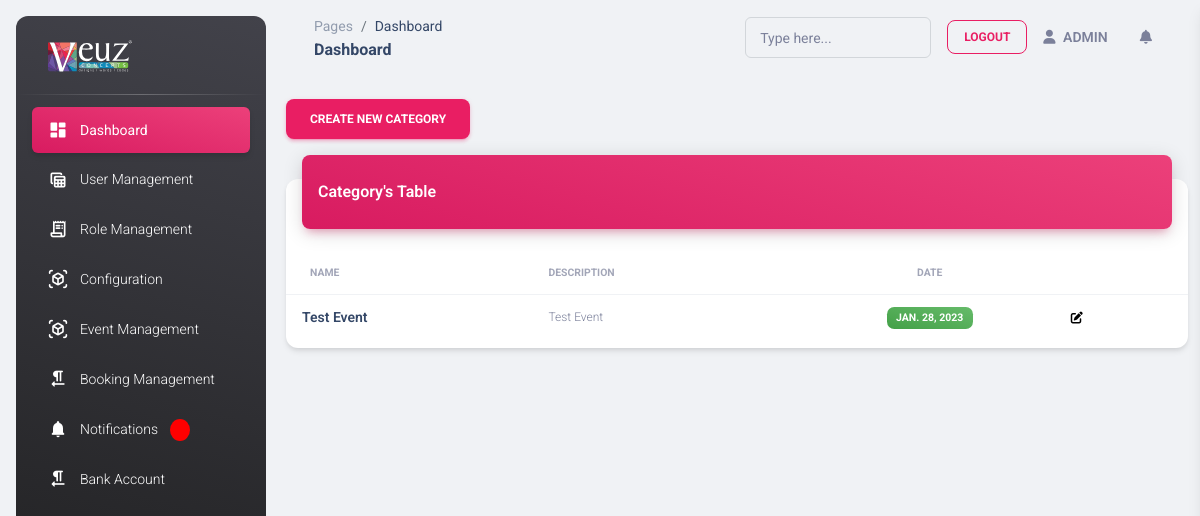
The app's page /category (signed in), older data.
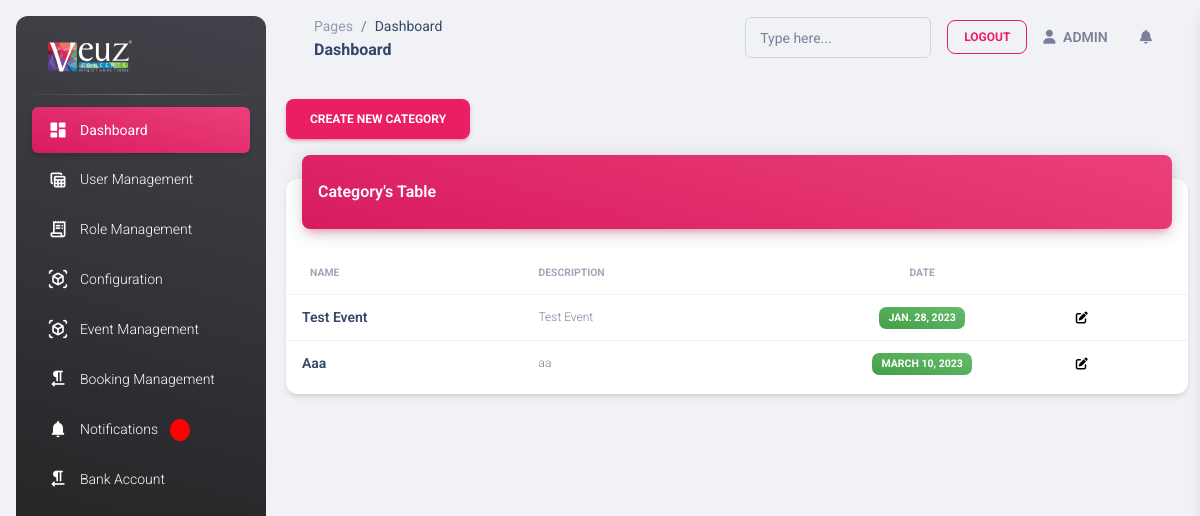
The same page, newer data.
### myapp/models.py (models this page shows)
class common(models.Model):  # COMM0N
    dt = models.DateField(auto_now=True)
    tm = models.TimeField(auto_now=True)
    updated = models.DateTimeField(default=timezone.now)
    status = models.CharField(max_length=255, null=True)
    created_by = models.ForeignKey(User,on_delete=models.CASCADE,related_name="%(app_label)s_%(class)s_ownership", null=True)
    class Meta:
        abstract = True

class event_Category(common):
    category_name = models.CharField(max_length=25,null=True)
    company_id = models.ForeignKey(company_Master,related_name='event_Category_company_id',null=True,on_delete=models.CASCADE)
    description = models.TextField(null=True)

### myapp/views.py (the view)
# urls.py: path('category',views.category,name='category'),
def category(request):
    auth_user  = User.objects.get(id=request.user.id)
    if auth_user.is_superuser == True:
        data = ''
    else:
        user_data = company_User.objects.get(auth_user=request.user)
        company_id = user_data.company_id.id
        data = event_Category.objects.filter(company_id_id=company_id)
    context = {
        'data':data
    }
    return render(request,'category.html',context)

### myapp/templatetags/nav.py (called while the page is built)
@register.filter(name='get_nav_name')
def get_nav_name(value,args):
    data = User.objects.get(id=value.id)
    return data.is_superuser

@register.filter(name='notification_count')
def notification_count(value,args):
    data = User.objects.get(id=value.id)
    if data.is_superuser == True:
        data = notification.objects.filter(read_status=False).count()
        return data
        pass
    return ''

### myapp/templates/category.html
{% extends 'base.html' %}
{% load static %}
{% block content %}
<a href="{% url 'create_category' %}">
    <button type="button" class="btn btn-primary" data-toggle="modal" data-target="#exampleModal">
        Create New Category
      </button>
</a>
<div class="row">
    <div class="col-12">
      <div class="card my-4">
        <div class="card-header p-0 position-relative mt-n4 mx-3 z-index-2">
          <div class="bg-gradient-primary shadow-primary border-radius-lg pt-4 pb-3">
            <h6 class="text-white text-capitalize ps-3">Category's table</h6>
          </div>
        </div>
        <div class="card-body px-0 pb-2">
          <div class="table-responsive p-0">
            <table class="table align-items-center mb-0">
              <thead>
                <tr>
                  <th class="text-uppercase text-secondary text-xxs font-weight-bolder opacity-7">Name</th>
                  <th class="text-uppercase text-secondary text-xxs font-weight-bolder opacity-7 ps-2">Description</th>
                  <th class="text-center text-uppercase text-secondary text-xxs font-weight-bolder opacity-7">Date</th>
                  <th class="text-secondary opacity-7"></th>
                </tr>
              </thead>
              <tbody>
                {% for i in data %}
                <tr>
                  <td>
                    <div class="d-flex px-2 py-1">
                      <div class="d-flex flex-column justify-content-center">
                        <h6 class="mb-0 text-sm">{{i.category_name|title}}</h6>
                      </div>
                    </div>
                  </td>
                  <td>
                    <p class="text-xs text-secondary mb-0">{{i.description}}</p>
                  </td>
                  <td class="align-middle text-center text-sm">
                    <span class="badge badge-sm bg-gradient-success">{{i.dt}}</span>
                  </td>
                  <td class="align-middle">
                    <a href="{% url 'edit_category' pk=i.id %}" class="text-secondary font-weight-bold text-xs" data-toggle="tooltip" data-original-title="Edit user">
                      <i style="color: black;" class="fas fa-edit"></i>
                    </a>
                  </td>
                </tr>
                {% endfor %}
              </tbody>
            </table>
          </div>
        </div>
      </div>
    </div>
  </div>
{% endblock %}

Row changes from the older to the newer data that the page shows:
added event_Category: category_name "Aaa", description "aa", dt "MARCH 10, 2023"
